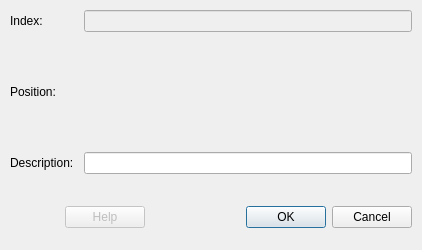
<?xml version="1.0" encoding="UTF-8"?>
<ui version="4.0">
 <class>LabelPropertiesWidgetBase</class>
 <widget class="QDialog" name="LabelPropertiesWidgetBase">
  <property name="geometry">
   <rect>
    <x>0</x>
    <y>0</y>
    <width>422</width>
    <height>250</height>
   </rect>
  </property>
  <property name="sizePolicy">
   <sizepolicy hsizetype="Minimum" vsizetype="Minimum">
    <horstretch>0</horstretch>
    <verstretch>0</verstretch>
   </sizepolicy>
  </property>
  <property name="windowTitle">
   <string>Label Properties...</string>
  </property>
  <layout class="QVBoxLayout">
   <property name="spacing">
    <number>10</number>
   </property>
   <property name="margin">
    <number>10</number>
   </property>
   <item>
    <layout class="QGridLayout">
     <item row="1" column="1">
      <widget class="Kwave::SelectTimeWidget" name="time" native="true">
       <property name="minimumSize">
        <size>
         <width>0</width>
         <height>100</height>
        </size>
       </property>
       <property name="focusPolicy">
        <enum>Qt::TabFocus</enum>
       </property>
       <property name="whatsThis">
        <string>&lt;b&gt;label position:&lt;/b&gt;&lt;br&gt;
Here you can set the position of the label, either by time, by percentage of the whole file or by an absolute sample position. However, internally Kwave always uses the position in samples.</string>
       </property>
      </widget>
     </item>
     <item row="2" column="0">
      <widget class="QLabel" name="textLabel1_2">
       <property name="text">
        <string>Description:</string>
       </property>
       <property name="wordWrap">
        <bool>false</bool>
       </property>
      </widget>
     </item>
     <item row="2" column="1">
      <widget class="QLineEdit" name="edDescription">
       <property name="toolTip">
        <string>some description of the label (optional)</string>
       </property>
       <property name="whatsThis">
        <string>&lt;b&gt;label description:&lt;/b&gt;&lt;br&gt;
Here you can enter some short text to describe the label.</string>
       </property>
      </widget>
     </item>
     <item row="1" column="0">
      <widget class="QLabel" name="textLabel1">
       <property name="text">
        <string>Position:</string>
       </property>
       <property name="wordWrap">
        <bool>false</bool>
       </property>
      </widget>
     </item>
     <item row="0" column="0">
      <widget class="QLabel" name="textLabel1_2_2">
       <property name="text">
        <string>Index:</string>
       </property>
       <property name="wordWrap">
        <bool>false</bool>
       </property>
      </widget>
     </item>
     <item row="0" column="1">
      <widget class="QLineEdit" name="lblIndex">
       <property name="enabled">
        <bool>false</bool>
       </property>
       <property name="toolTip">
        <string>index of the label</string>
       </property>
       <property name="whatsThis">
        <string>&lt;b&gt;label index&lt;/b&gt;&lt;br&gt;
This is just a numeric index of the label, starting with zero, sorted by position. Lower index means 'left', higher index means 'right'. You cannot change the index itself, but change the label's position.</string>
       </property>
      </widget>
     </item>
    </layout>
   </item>
   <item>
    <widget class="QFrame" name="frame5">
     <property name="frameShape">
      <enum>QFrame::NoFrame</enum>
     </property>
     <property name="frameShadow">
      <enum>QFrame::Plain</enum>
     </property>
    </widget>
   </item>
   <item>
    <layout class="QHBoxLayout">
     <item>
      <widget class="QDialogButtonBox" name="dialogButtonBox_2">
       <property name="enabled">
        <bool>false</bool>
       </property>
       <property name="standardButtons">
        <set>QDialogButtonBox::Help</set>
       </property>
      </widget>
     </item>
     <item>
      <spacer>
       <property name="orientation">
        <enum>Qt::Vertical</enum>
       </property>
       <property name="sizeType">
        <enum>QSizePolicy::Expanding</enum>
       </property>
       <property name="sizeHint" stdset="0">
        <size>
         <width>91</width>
         <height>21</height>
        </size>
       </property>
      </spacer>
     </item>
     <item>
      <widget class="QDialogButtonBox" name="buttonBox">
       <property name="standardButtons">
        <set>QDialogButtonBox::Cancel|QDialogButtonBox::Ok</set>
       </property>
      </widget>
     </item>
    </layout>
   </item>
  </layout>
 </widget>
 <layoutdefault spacing="10" margin="10"/>
 <customwidgets>
  <customwidget>
   <class>Kwave::SelectTimeWidget</class>
   <extends>QWidget</extends>
   <header>libgui/SelectTimeWidget.h</header>
   <container>1</container>
  </customwidget>
 </customwidgets>
 <tabstops>
  <tabstop>edDescription</tabstop>
  <tabstop>dialogButtonBox_2</tabstop>
  <tabstop>buttonBox</tabstop>
  <tabstop>lblIndex</tabstop>
  <tabstop>time</tabstop>
 </tabstops>
 <includes>
  <include location="local">libgui/SelectTimeWidget.h</include>
 </includes>
 <resources/>
 <connections>
  <connection>
   <sender>buttonBox</sender>
   <signal>accepted()</signal>
   <receiver>LabelPropertiesWidgetBase</receiver>
   <slot>accept()</slot>
   <hints>
    <hint type="sourcelabel">
     <x>313</x>
     <y>227</y>
    </hint>
    <hint type="destinationlabel">
     <x>417</x>
     <y>249</y>
    </hint>
   </hints>
  </connection>
  <connection>
   <sender>buttonBox</sender>
   <signal>rejected()</signal>
   <receiver>LabelPropertiesWidgetBase</receiver>
   <slot>reject()</slot>
   <hints>
    <hint type="sourcelabel">
     <x>239</x>
     <y>227</y>
    </hint>
    <hint type="destinationlabel">
     <x>158</x>
     <y>243</y>
    </hint>
   </hints>
  </connection>
 </connections>
</ui>
